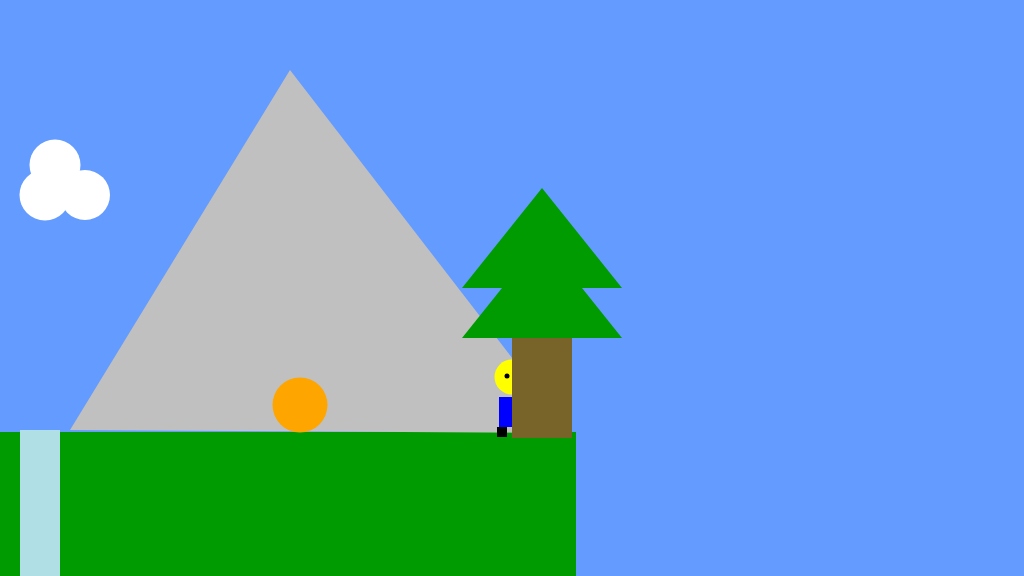
Frame 1 (no input)
Frame 60 (no input): identical to frame 1, image omitted
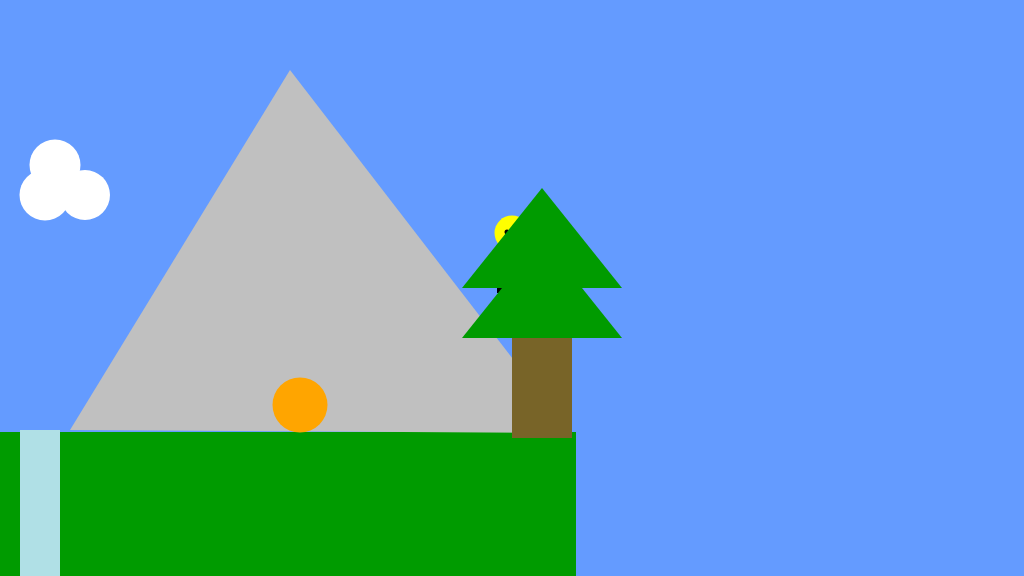
Frame 120 (the mouse pressed at the canvas centre since frame 60)

The p5.js sketch that drew these frames (run headless with seeded random() and noise() and a simulated clock; from frame 60 on, the mouse is pressed at the canvas centre):

// p5.js sketch
// ── sketch.js
/*

The Game Project

2b - using variables

*/

var floorPos_y;

var gameChar_x;
var gameChar_y;

var treePos_x;
var treePos_y;

var canyon;
var collectable;

var mountain;
var cloud;


function setup()
{
	createCanvas(1024, 576);
	floorPos_y = 432; //NB. we are now using a variable for the floor position

	//NB. We are now using the built in variables height and width
	gameChar_x = width/2;
	gameChar_y = floorPos_y;

	treePos_x = width/2;
	treePos_y = height/2;

	x_pos_canyon = 0;
	width_canyon = 100;

	collectable_x_poss = 100;
	collectable_y_poss = 100;
	collectable_size = 50;

	mountain_xPos = 100;
	mountain_yPos = 100;

	cloud_xPos = 100;
	cloud_yPos = 100;
	cloud_size = 50;
}

function draw()
{
	background(100, 155, 255); //fill the sky blue

	noStroke();
	fill(0, 155, 0);
	rect(0, floorPos_y, height, width - floorPos_y); //draw some green ground

	//draw mountain

	fill(192, 192, 192 );
	triangle(mountain_xPos - 30, mountain_yPos + 330, mountain_xPos + 190, 
		mountain_yPos - 30, mountain_xPos + 470, mountain_yPos + 333);

	//draw cloud
	fill(255, 255, 255);
	ellipse(cloud_xPos - 15, cloud_yPos + 95, cloud_size - 100);
	ellipse(cloud_xPos - 45, cloud_yPos + 65, cloud_size - 101);
	ellipse(cloud_xPos - 55, cloud_yPos + 95, cloud_size - 101);
	

	//draw the game character
	fill(255, 255, 0);
	ellipse(gameChar_x, gameChar_y - 55, 35);

	fill(0);
	ellipse(gameChar_x + 9, gameChar_y - 56, 5, 5);
	fill(0);
	ellipse(gameChar_x - 5, gameChar_y - 56, 5, 5);

	fill(0, 0, 255);
	rect(gameChar_x - 13, gameChar_y - 35, 25, 30);

	fill(0);
	rect(gameChar_x - 15, gameChar_y - 5, 10, 10);
	rect(gameChar_x + 5, gameChar_y - 5, 10, 10);

	//draw tree
	fill(120, 100, 40);
	rect(treePos_x, treePos_y, 60, 150);

	//branches
	fill(0, 155, 0);
	// tringle(850, 332, 930, 232, 1010, 232);
	triangle(treePos_x - 50, treePos_y + 50, treePos_x + 30, treePos_y - 50, treePos_x + 110,
		 treePos_y + 50);
	// triangle(850, 282, 930, 182, 1010, 282);
	triangle(treePos_x - 50, treePos_y, treePos_x + 30, treePos_y - 100, treePos_x + 110, treePos_y);

	//draw canyon
	fill(176,224,230);
	rect(x_pos_canyon + 20, width_canyon + 330, 40, 180);

	//draw collectable item
	fill(255,165, 0);
	ellipse(collectable_x_poss + 200, collectable_y_poss + 305, collectable_size + 5, 55);






}

function mousePressed()
{

	gameChar_x = mouseX;
	gameChar_y = mouseY;
}
